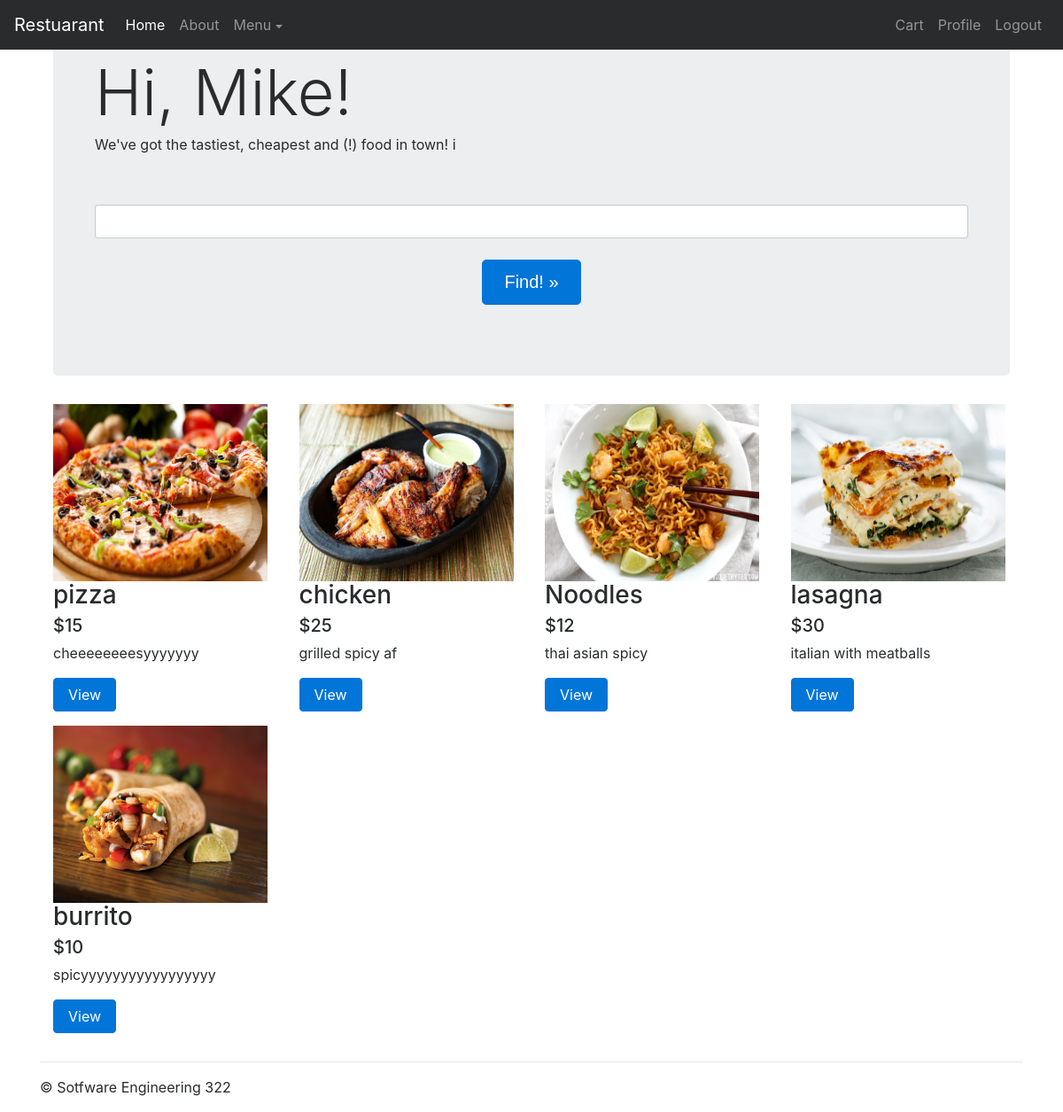
Page / (signed in) on the committed database.
### menu/models.py (models this page shows, shortened)
class Food(models.Model):
    name = models.CharField(max_length=100,blank=False)
    description = models.CharField(max_length=100,blank=False)
    image = models.ImageField()
    price = models.PositiveIntegerField(blank=False)
    chef = models.ForeignKey(userModels.User)
    cuisine = models.CharField(max_length=100, choices=cuisineChoices)
    numOrdered = models.PositiveIntegerField(default=0)
    avg_rating = models.DecimalField(default=0, max_digits=3, decimal_places=2)
    num_reviews = models.PositiveIntegerField(default=0)
    def get_absolute_url(self):
        return reverse ('menu:food',
         kwargs={'food':self.name, 'cuisine':self.cuisine} )

### menu/views.py (the view, shortened to what this page needs)
# urls.py: url(r'^$', views.index, name='index'),
def index(request):
    userType = getUserType(request.user)
    if userType == 'VISITOR':
        foods = Food.objects.all().order_by('-numOrdered')
        context =  {'foods': foods,'user':request.user}
        return render (request, 'menu/index.html', context=context )
    elif userType == 'CUSTOMER':
        customer = request.user
        orders = Order.objects.filter(customer=customer,
                    status__in=['pending', 'processed'])
        cuisines = {'American', 'Asian', 'Indian', 'Mexican','Italian'}
        pref = set()
        for order in orders:
            pref.add(order.food.cuisine)
        nonPref = cuisines - pref
        prefFoods = Food.objects.filter(cuisine__in=pref).order_by('numOrdered')
        nonPrefFood = Food.objects.filter(cuisine__in=nonPref).order_by('numOrdered')
        prefFoods |= nonPrefFood
        foods = prefFoods
        context =  {'foods': foods,'user':request.user}
        return render (request, 'menu/customer.html', context=context )

### menu/views.py (called while the page is built)
def getUserType(user):
    userType = 'VISITOR'
    if user.is_superuser:
        userType = 'MANAGER'
    try:
        if user.staff.user_type == 'CHEF':
            userType = 'CHEF'
        else:
            userType = 'DELIVERY'
    except:
        try:
            if user.customer.user_type == 'CUSTOMER':
                userType = 'CUSTOMER'
        except:
            pass
    return userType

### templates/menu/customer.html (shortened to what this page needs)
{% extends "menu/base.html" %}
{% load static %}
{% block navbar %}
<ul class="nav navbar-nav navbar-right">
  <li class="nav-item"><a class="nav-link" href="/cart">Cart</a></li>
  <li class="nav-item"><a class="nav-link" href="/profile">Profile</a></li>
  <li class='nav-item'><a class="nav-link"href="/logout">Logout</a></li>
</ul>
{% endblock navbar%}
{% block jumbotron %}
<div class="container">
<div class="jumbotron">
  <div class="container">
    <h1 class="display-3">Hi, {{request.user.first_name}}!</h1>
    <p>We've got the tastiest, cheapest and (!) food in town! i</p>
    <br><p>
    <div class="form-group row">
      <div class="col-12">
        <form action="/menu/search" method="get">
          <input class="form-control" type="text" name='q' ><br>
          <div class="text-center"><button type='submit'class="btn btn-primary btn-lg" > Find! &raquo;</a></div>
        </form>
      </div>
    </div></p>
  </div>
</div>
</div>
{% endblock jumbotron %}
{% block foods %}
    <div class="container">
      <div class="row">
        {% for food in foods %}
        <div class="col-sm-6 col-md-3">
          <div class="thumbnail">
            <img width="242" height="200" src="{{food.image.url}}" alt="img">
            <div class="caption">
              <h3>{{food.name}}</h3>
              <h5>${{food.price}}</h5>
              <p class="limtiCharClass">{{food.description}}</p>
              <p><a href="{{food.get_absolute_url}}" class="btn btn-primary" role="button">View</a>
            </div>
          </div>
        </div>
            {% endfor %}
      </div>
    </div>
{% endblock foods %}

### templates/menu/base.html (style rules this page uses)
.limtiCharClass { overflow:hidden; white-space:nowrap; width: 242px; }

### rows in the picture
Food: image (picture), name "pizza", price "15", description "cheeeeeeeesyyyyyyy"
Food: image (picture), name "chicken", price "25", description "grilled spicy af"
Food: image (picture), name "Noodles", price "12", description "thai asian spicy"
Food: image (picture), name "lasagna", price "30", description "italian with meatballs"
Food: image (picture), name "burrito", price "10", description "spicyyyyyyyyyyyyyyyyy"

### other values in the picture
{{ request.user.first_name }} "Mike"
